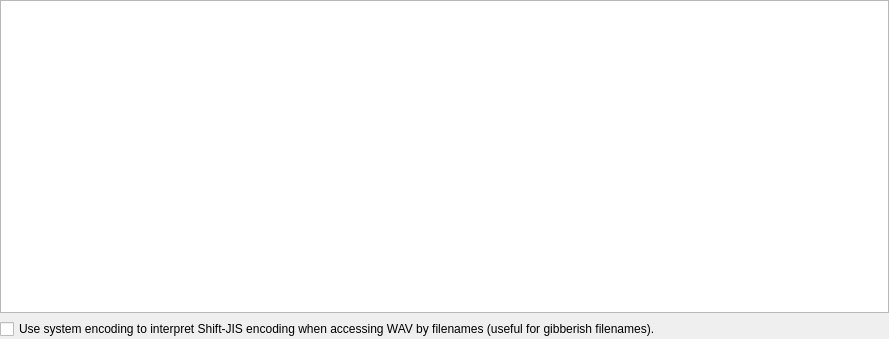
<?xml version="1.0" encoding="UTF-8"?>
<ui version="4.0">
 <class>JavaScriptToolOptionWidget</class>
 <widget class="QWidget" name="JavaScriptToolOptionWidget">
  <property name="geometry">
   <rect>
    <x>0</x>
    <y>0</y>
    <width>889</width>
    <height>339</height>
   </rect>
  </property>
  <property name="windowTitle">
   <string>Form</string>
  </property>
  <layout class="QVBoxLayout" name="verticalLayout">
   <property name="leftMargin">
    <number>0</number>
   </property>
   <property name="topMargin">
    <number>0</number>
   </property>
   <property name="rightMargin">
    <number>0</number>
   </property>
   <property name="bottomMargin">
    <number>0</number>
   </property>
   <item>
    <widget class="QFrame" name="frame">
     <property name="frameShape">
      <enum>QFrame::StyledPanel</enum>
     </property>
     <property name="frameShadow">
      <enum>QFrame::Raised</enum>
     </property>
     <layout class="QHBoxLayout" name="horizontalLayout">
      <property name="spacing">
       <number>0</number>
      </property>
      <property name="leftMargin">
       <number>0</number>
      </property>
      <property name="topMargin">
       <number>0</number>
      </property>
      <property name="rightMargin">
       <number>0</number>
      </property>
      <property name="bottomMargin">
       <number>0</number>
      </property>
      <item>
       <widget class="QPlainTextEdit" name="lineNumberTextEdit">
        <property name="sizePolicy">
         <sizepolicy hsizetype="Preferred" vsizetype="Expanding">
          <horstretch>0</horstretch>
          <verstretch>0</verstretch>
         </sizepolicy>
        </property>
        <property name="frameShape">
         <enum>QFrame::NoFrame</enum>
        </property>
        <property name="verticalScrollBarPolicy">
         <enum>Qt::ScrollBarAlwaysOff</enum>
        </property>
        <property name="horizontalScrollBarPolicy">
         <enum>Qt::ScrollBarAlwaysOff</enum>
        </property>
        <property name="sizeAdjustPolicy">
         <enum>QAbstractScrollArea::AdjustToContents</enum>
        </property>
        <property name="cursorWidth">
         <number>0</number>
        </property>
        <property name="textInteractionFlags">
         <set>Qt::NoTextInteraction</set>
        </property>
       </widget>
      </item>
      <item>
       <widget class="QPlainTextEdit" name="jsTextEdit">
        <property name="frameShape">
         <enum>QFrame::NoFrame</enum>
        </property>
        <property name="lineWrapMode">
         <enum>QPlainTextEdit::NoWrap</enum>
        </property>
       </widget>
      </item>
     </layout>
    </widget>
   </item>
   <item>
    <widget class="QCheckBox" name="interpretBySystemEncodingCheckBox">
     <property name="text">
      <string>Use system encoding to interpret Shift-JIS encoding when accessing WAV by filenames (useful for gibberish filenames).</string>
     </property>
    </widget>
   </item>
  </layout>
 </widget>
 <resources/>
 <connections/>
</ui>
